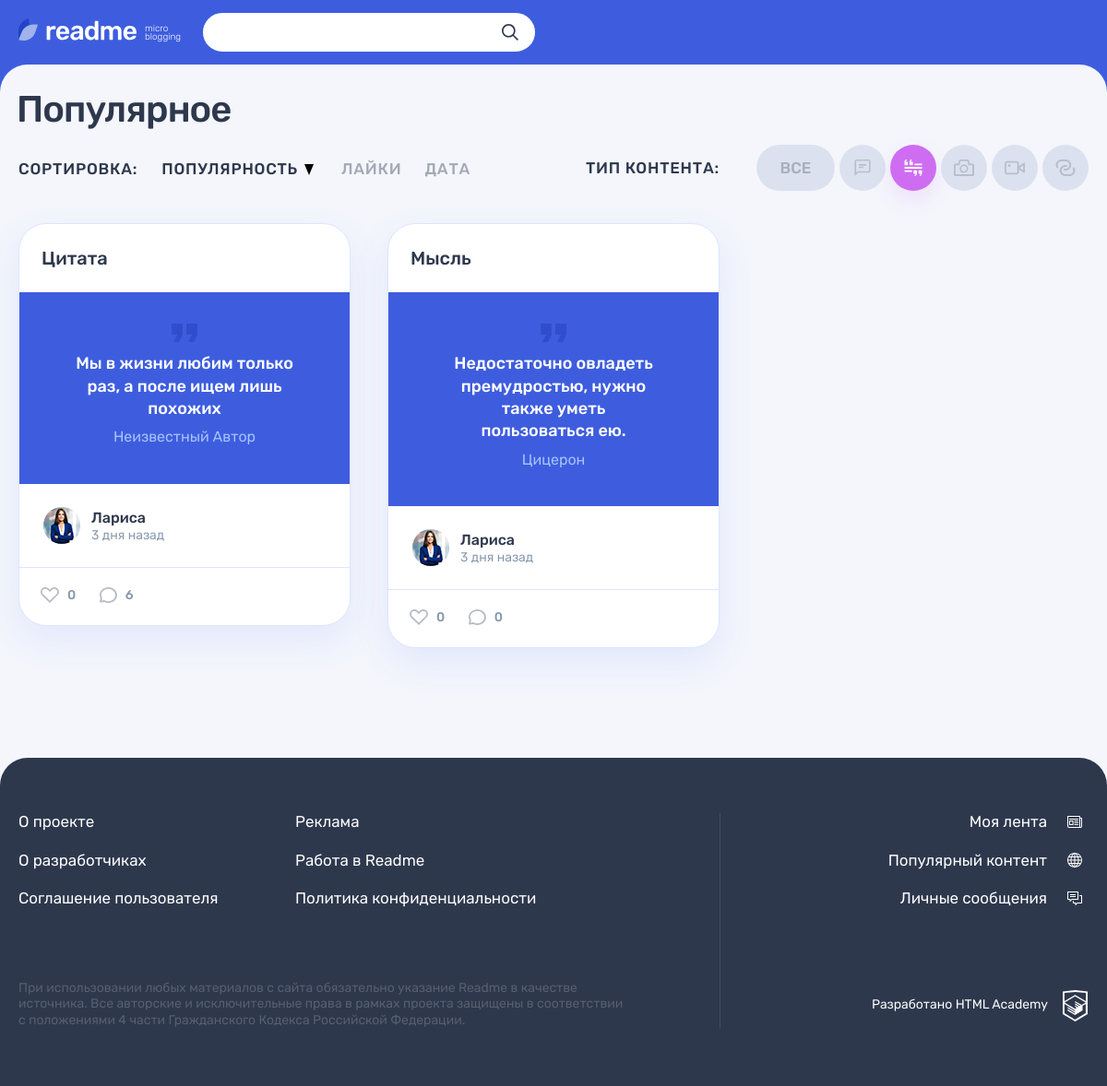
The app's page /popular.php?type_id=2&sort_type=popular&sort_direction=desc (signed in) with its own data.
### tables this page shows
CREATE TABLE `types`
(
    `id`         INT UNSIGNED                       NOT NULL AUTO_INCREMENT PRIMARY KEY,
    `title`      VARCHAR(255)                       NOT NULL,
    `icon_url`   VARCHAR(2048)                      NOT NULL,
    `created_at` DATETIME DEFAULT CURRENT_TIMESTAMP NOT NULL,
    `updated_at` DATETIME DEFAULT CURRENT_TIMESTAMP ON UPDATE CURRENT_TIMESTAMP
);

CREATE TABLE `posts`
(
    `id`               INT UNSIGNED                           NOT NULL AUTO_INCREMENT PRIMARY KEY,
    `created_at`       DATETIME     DEFAULT CURRENT_TIMESTAMP NOT NULL,
    `updated_at`       DATETIME     DEFAULT CURRENT_TIMESTAMP ON UPDATE CURRENT_TIMESTAMP,
    `title`            VARCHAR(255)                           NOT NULL,
    `content`          TEXT                                   NULL,
    `author_quote`     VARCHAR(255)                           NULL,  
    `image_url`        VARCHAR(2048)                          NULL,
    `video_url`        VARCHAR(2048)                          NULL,
    `website_url`      VARCHAR(2048)                          NULL,
    `views_count`      INT UNSIGNED DEFAULT 0,                       
    `repost_flag`      BOOL         DEFAULT FALSE,                   
    `original_post_id` INT UNSIGNED,                                 
    `user_id`          INT UNSIGNED                           NOT NULL,
    `type_id`          INT UNSIGNED                           NOT NULL,
    FOREIGN KEY (user_id) REFERENCES users (id),
    FOREIGN KEY (type_id) REFERENCES types (id)
);

CREATE TABLE `users`
(
    `id`         INT UNSIGNED                       NOT NULL AUTO_INCREMENT PRIMARY KEY,
    `email`      VARCHAR(255)                       NOT NULL,
    `login`      VARCHAR(255)                       NOT NULL,
    `password`   VARCHAR(255)                       NOT NULL,
    `avatar_url` VARCHAR(2048)                      NOT NULL,
    `created_at` DATETIME DEFAULT CURRENT_TIMESTAMP NOT NULL,
    `updated_at` DATETIME DEFAULT CURRENT_TIMESTAMP ON UPDATE CURRENT_TIMESTAMP
);

### functions/functions.php (called while the page is built, shortened)
<?php
function includeTemplate($name, array $data = [])
{
    $name = 'templates/' . $name;
    extract($data);
    require $name;
    $result = ob_get_clean();
    return $result;
}
function getNounPluralForm(int $number, string $one, string $two, string $many)
{
    $mod10 = $number % 10;
    switch (true) {
        case ($mod10 >= 2 && $mod10 <= 4):
            return $two;
    }
}
function publicationLife($publishTime)
{
    $differentTime = time() - strtotime($publishTime);
    switch (true) {
        case ($differentTime >= 86400 && $differentTime < 604800):
            $differentTime = floor($differentTime / 86400);
            return "{$differentTime} " .
                getNounPluralForm(
                    $differentTime,
                    'день',
                    'дня',
                    'дней'
                ) . " назад";
    }
}
function popularAddClass($pageParams, $sortType)
{
    $popularAddClass = '';
    if (!empty($pageParams['sort_type']) && $pageParams['sort_type'] == $sortType) {
        $popularAddClass .= " sorting__link--active";
    }
    return $popularAddClass;
}
function getPageDefaultParams()
{
    return [
        "type_id" => [0, 1, 2, 3, 4, 5],
        "sort_type" => ["popular", "like", "date"],
        "sort_direction" => ["asc", "desc"]
    ];
}
function popularParams()
{
    $availParams = getPageDefaultParams();
    $pageParams = ["type_id" => 0, "sort_type" => "popular", "sort_direction" => "desc"];
    if (!empty($_GET["type_id"])) {
        $typeId = filter_input(INPUT_GET, "type_id", FILTER_SANITIZE_NUMBER_INT);
        if (in_array($typeId, $availParams["type_id"])) {
            $pageParams["type_id"] = $typeId;
        }
    }
    if (!empty($_GET["sort_type"])) {
        $typeId = filter_input(INPUT_GET, "sort_type", FILTER_SANITIZE_STRING);
        if (in_array($typeId, $availParams["sort_type"])) {
            $pageParams["sort_type"] = $typeId;
        }
    }
    if (!empty($_GET["sort_direction"])) {
        $typeId = filter_input(INPUT_GET, "sort_direction", FILTER_SANITIZE_STRING);
        if (in_array($typeId, $availParams["sort_direction"])) {
            $pageParams["sort_direction"] = $typeId;
        }
    }
    return $pageParams;
}
function modPageParams($pageParams = [], array $modParams = [], $reverseSort = false)
{
    if (!empty($modParams["sort_type"]) && $pageParams["sort_type"] != $modParams["sort_type"]) {
        $reverseSort = false;
        $pageParams["sort_direction"] = "desc";
    }
    if ($reverseSort) {
        $pageParams['sort_direction'] = ($pageParams['sort_direction'] == 'asc') ? 'desc' : 'asc';
    }
    foreach ($modParams as $mod => $value) {
        $pageParams[$mod] = $value;
    }
    return $pageParams;
}
function getModPageQuery($pageParams = [], array $modParams = [], $reverseSort = false)
{
    $params = modPageParams($pageParams, $modParams, $reverseSort);
    return http_build_query($params);
}
function htmlTime($publishTime)
{
    return 'datetime="' . $publishTime . '" title="' . date('d.m.Y H:i', strtotime($publishTime)) . '"';
}

### sql-connect.php (called while the page is built, shortened)
<?php
function getContentTypes($connect)
{
    $sqlCategory = "SELECT id, title, icon_url FROM types";
    $resultCategory = mysqli_query($connect, $sqlCategory);
    return mysqli_fetch_all($resultCategory, MYSQLI_ASSOC);
}
function getListPosts($connect, $typeId, $sortType, $sortDirection)
{
    $order = "";
    switch ($sortType) {
        case 'popular':
            $order = " posts.views_count $sortDirection";
            break;
    }
    $sqlPosts = "SELECT
        posts.*,
        types.id AS 'type_id',
        types.title AS 'type_title',
        users.id AS 'user_id',
        users.login AS 'user_login',
        users.avatar_url AS 'user_avatar_url',
        (SELECT COUNT(likes.user_id) FROM likes WHERE likes.post_id = posts.id) AS 'count_post_likes',
        (SELECT COUNT(comments.id) FROM comments WHERE comments.post_id=posts.id) AS 'count_post_comments'
FROM posts
          INNER JOIN users ON posts.user_id = users.id
          INNER JOIN types ON posts.type_id = types.id
WHERE $typeId > 0 AND types.id = $typeId OR $typeId = 0 AND types.id >= $typeId
ORDER BY " . $order . " LIMIT " . QUANTITY_POPULAR_POSTS;
    $resultPosts = mysqli_query($connect, $sqlPosts);
    return mysqli_fetch_all($resultPosts, MYSQLI_ASSOC);
}

### functions/validate-functions.php (called while the page is built, shortened)
<?php
function htmlValidate($text)
{
    return htmlspecialchars($text, ENT_QUOTES | ENT_SUBSTITUTE, 'UTF-8');
}

### templates/popular-page.php (the view, shortened to what this page needs)
<section class="page__main page__main--popular">
    <div class="container">
        <h1 class="page__title page__title--popular">Популярное</h1>
    </div>
    <div class="popular container">
        <div class="popular__filters-wrapper">
            <div class="popular__sorting sorting">
                <b class="popular__sorting-caption sorting__caption">Сортировка:</b>
                <ul class="popular__sorting-list sorting__list">
                    <li class="sorting__item sorting__item--popular">
                        <a class="sorting__link<?= popularAddClass($pageParams, 'popular'); ?>"
                           href="/popular.php?<?= getModPageQuery($pageParams, ["sort_type" => "popular"], true); ?>">
                            <span>Популярность</span>
                            <svg class="sorting__icon" width="10" height="12">
                                <use xlink:href="#icon-sort"></use>
                            </svg>
                        </a>
                    </li>
                    <li class="sorting__item">
                        <a class="sorting__link<?= popularAddClass($pageParams, 'like'); ?>"
                           href="/popular.php?<?= getModPageQuery($pageParams, ["sort_type" => "like"], true); ?>">
                            <span>Лайки</span>
                        </a>
                    </li>
                    <li class="sorting__item">
                        <a class="sorting__link<?= popularAddClass($pageParams, 'date'); ?>"
                           href="/popular.php?<?= getModPageQuery($pageParams, ["sort_type" => "date"], true); ?>">
                            <span>Дата</span>
                        </a>
                    </li>
                </ul>
            </div>
            <div class="popular__filters filters">
                <b class="popular__filters-caption filters__caption">Тип контента:</b>
                <ul class="popular__filters-list filters__list">
                    <li class="popular__filters-item popular__filters-item--all filters__item filters__item--all">
                        <a class="filters__button filters__button--ellipse filters__button--all
                        <?= $pageParams["type_id"] == 0 ? "filters__button--active" : "" ?>"
                           href="/popular.php">
                            <span>Все</span>
                        </a>
                    </li>
                    <?php foreach ($types as $type): ?>
                        <li class="popular__filters-item filters__item">
                            <a class="filters__button filters__button--<?= $type['title'] ?> button
                            <?= (isset($type['id']) && $pageParams["type_id"] == $type['id']) ? "filters__button--active" : "" ?>"
                               href="/popular.php?<?= getModPageQuery(
                                   $pageParams,
                                   [
                                       "type_id" => $type["id"],
                                       "sort_type" => "popular"
                                   ]
                               ); ?>">
                                <svg class="filters__icon" width="22" height="18">
                                    <use xlink:href="#<?= $type['icon_url'] ?>"></use>
                                </svg>
                            </a>
                        </li>
                    <?php endforeach; ?>
                </ul>
            </div>
        </div>
        <div class="popular__posts">
            <?php foreach ($posts as $post): ?>
                <article class="popular__post post post-<?= $post['type_title'] ?>">
                    <header class="post__header">
                        <h2>
                            <a href="/post.php?id=<?= $post['id'] ?>">
                                <?= htmlValidate($post['title']) ?>
                            </a>
                        </h2>
                    </header>
                    <div class="post__main">
                        <?= includeTemplate("forms-posts/" . $post['type_title'] . "-post.php", ['post' => $post]); ?>
                    </div>
                    <footer class="post__footer">
                        <div class="post__author">
                            <a class="post__author-link" href="/profile.php?id=<?= $post['user_id'] ?>" title="Автор">
                                <div class="post__avatar-wrapper">
                                    <img class="post__author-avatar"
                                         src="img/<?= htmlValidate($post['user_avatar_url']) ?>"
                                         alt="Аватар пользователя">
                                </div>
                                <div class="post__info">
                                    <b class="post__author-name"><?= strip_tags(
                                            $post['user_login']
                                        ) ?></b>
                                    <time class="post__time" <?= htmlTime($post['created_at']) ?>>
                                        <?= publicationLife($post['created_at']) ?>
                                    </time>
                                </div>
                            </a>
                        </div>
                        <div class="post__indicators">
                            <div class="post__buttons">
                                <a class="post__indicator post__indicator--likes button" href="#" title="Лайк">
                                    <svg class="post__indicator-icon" width="20" height="17">
                                        <use xlink:href="#icon-heart"></use>
                                    </svg>
                                    <span><?= $post['count_post_likes'] ?></span>
                                </a>
                                <a class="post__indicator post__indicator--comments button"
                                   href="/post.php?id=<?= $post['id'] ?>"
                                   title="Комментарии">
                                    <svg class="post__indicator-icon" width="19" height="17">
                                        <use xlink:href="#icon-comment"></use>
                                    </svg>
                                    <span><?= $post['count_post_comments'] ?></span>
                                </a>
                            </div>
                        </div>
                    </footer>
                </article>
            <?php endforeach ?>
        </div>
    </div>
</section>

### templates/forms-posts/quote-post.php
<blockquote>
    <p><?= htmlValidate($post['content']) ?></p>
    <cite>
        <?= $post['author_quote'] ?? "Неизвестный Автор"; ?>
    </cite>
</blockquote>

### records on screen
posts: title "Цитата", content "Мы в жизни любим только раз, а после ищем лишь похожих", author_quote "Неизвестный Автор", user.avatar_url (picture), user.login "Лариса", created_at "3 дня назад", count_post_likes "0", count_post_comments "6"
posts: title "Мысль", content "Недостаточно овладеть премудростью, нужно также уметь пользоваться ею.", author_quote "Цицерон", user.avatar_url (picture), user.login "Лариса", created_at "3 дня назад", count_post_likes "0", count_post_comments "0"
